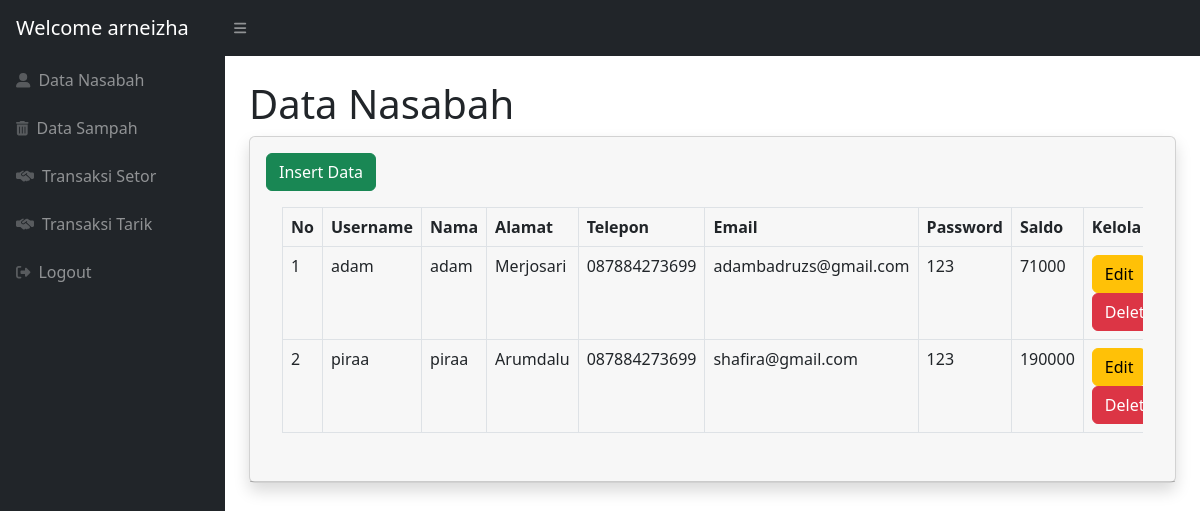
The app's page /dashboard.php (signed in) with its own data.
### tables this page shows
CREATE TABLE IF NOT EXISTS `nasabah` (
  `username` varchar(50) NOT NULL,
  `nama` varchar(100) NOT NULL,
  `alamat` text NOT NULL,
  `telepon` varchar(50) NOT NULL DEFAULT '',
  `email` varchar(50) NOT NULL DEFAULT '',
  `password` varchar(50) NOT NULL DEFAULT '',
  `saldo` int(11) DEFAULT NULL,
  PRIMARY KEY (`username`)
);

### dashboard.php (the view, shortened to what this page needs)
<?php
include "koneksi.php";
$username = $_SESSION['username'];
?>
<head>
  <link href="https://cdn.jsdelivr.net/npm/simple-datatables@7.1.2/dist/style.min.css" rel="stylesheet" />
  <link href="css/styles.css" rel="stylesheet" />
</head>
<body class="sb-nav-fixed">
  <nav class="sb-topnav navbar navbar-expand navbar-dark bg-dark">
    <a class="navbar-brand ps-3" href="login_admin.php">Welcome <?php echo $username; ?></a>
    <button class="btn btn-link btn-sm order-1 order-lg-0 me-4 me-lg-0" id="sidebarToggle" href="#!"><i class="fas fa-bars"></i></button>
  </nav>
  <div id="layoutSidenav">
    <div id="layoutSidenav_nav">
      <nav class="sb-sidenav accordion sb-sidenav-dark" id="sidenavAccordion">
        <div class="sb-sidenav-menu">
          <div class="nav">
            <a class="nav-link" href="dashboard.php">
              <div class="sb-nav-link-icon"><i class="fas fa-user-alt"></i></div>
              Data Nasabah
            </a>
            <a class="nav-link" href="data_sampah.php">
              <div class="sb-nav-link-icon"><i class="fas fa-trash-alt"></i></div>
              Data Sampah
            </a>
            <a class="nav-link" href="tsetor.php">
              <div class="sb-nav-link-icon"><i class="fas fa-handshake-alt"></i></div>
              Transaksi Setor
            </a>
            <a class="nav-link" href="ttarik.php">
              <div class="sb-nav-link-icon"><i class="fas fa-handshake-alt"></i></div>
              Transaksi Tarik
            </a>
            <a class="nav-link" href="index.html">
              <div class="sb-nav-link-icon"><i class="fas fa-sign-out-alt"></i></div>
              Logout
            </a>
      </nav>
    </div>
    <div id="layoutSidenav_content">
      <main>
        <div class="container-fluid px-4">
          <h1 class="mt-4">Data Nasabah</h1>
          <div class="card shadow mb-4">
            <div class="card-header py-3">
              <a href="input_data_nasabah.html">
                <button type="button" class="btn btn-success">Insert Data</button>
              </a>
              <div class="card-body">
                <div class="table-responsive">
                  <table class="table table-bordered" id="dataTable" width="100%" cellspacing="0">
                    <thead>
                      <tr>
                        <th>No</th>
                        <th>Username</th>
                        <th>Nama</th>
                        <th>Alamat</th>
                        <th>Telepon</th>
                        <th>Email</th>
                        <th>Password</th>
                        <th>Saldo</th>
                        <th>Kelola</th>
                      </tr>
                    </thead>
                    <?php
                    $tampil = mysqli_query($conn, "select * from nasabah");
                    $No = 1;
                    while ($hasil = mysqli_fetch_array($tampil)) {
                    ?>
                      <tr>
                        <td><?php echo $No++; ?></td>
                        <td><?php echo $hasil['username']; ?></td>
                        <td><?php echo $hasil['nama']; ?></td>
                        <td><?php echo $hasil['alamat']; ?></td>
                        <td><?php echo $hasil['telepon']; ?></td>
                        <td><?php echo $hasil['email']; ?></td>
                        <td><?php echo $hasil['password']; ?></td>
                        <td><?php echo $hasil['saldo']; ?></td>
                        <td>
                          <a href="form_edit_nasabah.php?username=<?php echo $hasil['username'] ?>"><button type="button" class="btn btn-warning">Edit</button></a>
                          <a href="delnasabah.php?username=<?php echo $hasil['username'] ?>"><button type="button" class="btn btn-danger">Delete</button></a>
                        </td>
                      </tr>
                    <?php
                    }
                    ?>
                  </table>
                </div>
              </div>
            </div>
          </div>
      </main>
    </div>
  </div>
</body>

### records on screen
nasabah: username "adam", nama "adam", alamat "Merjosari", telepon "087884273699", email "adambadruzs@gmail.com", password "123", saldo "71000"
nasabah: username "piraa", nama "piraa", alamat "Arumdalu", telepon "087884273699", email "shafira@gmail.com", password "123", saldo "190000"

### other values on screen
$username "arneizha"
